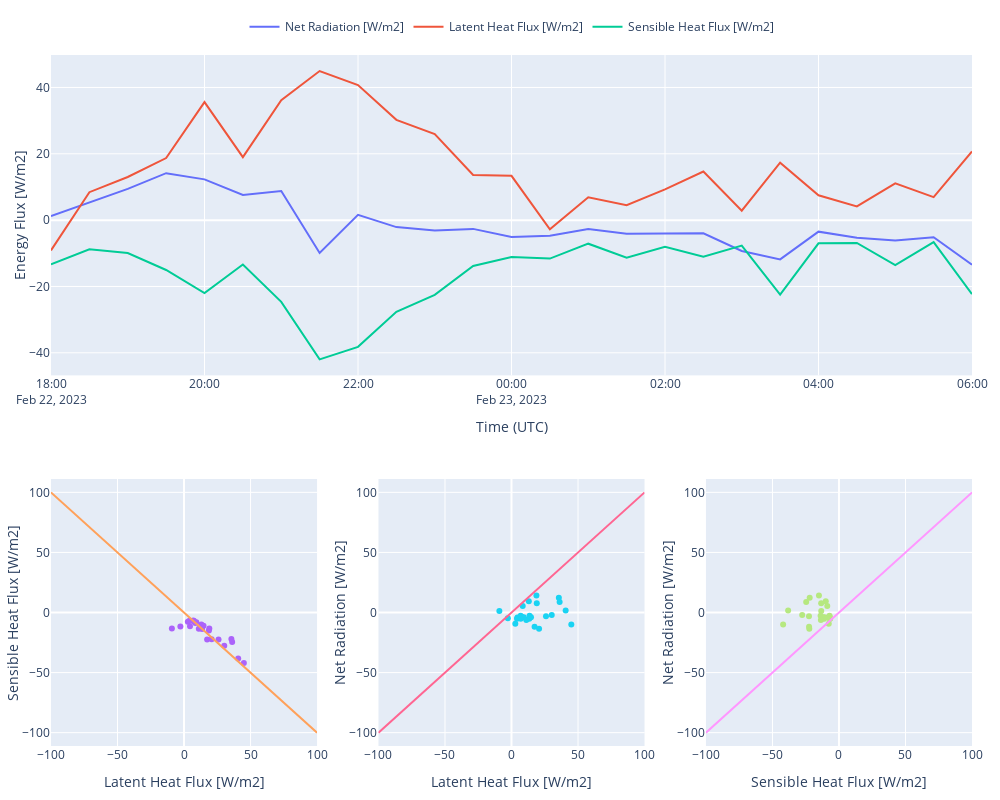

Source (notebook cell):
### Code cell
# now we will plot the net radiation and sensible/latent heat fluxes for these periods
# Create the subplots layout
fig = make_subplots(
    rows=2, cols=3,
    row_heights=[0.6, 0.5],  # The first row (top) is 60% of the height
    column_widths=[0.33, 0.33, 0.33],  # The two subplots in the bottom row are equal width
    specs=[[{"colspan": 3}, None, None],  # First subplot spans both columns
           [{}, {}, {}]]  # Second and third subplots occupy the second row
)
fig.add_trace(go.Scatter(x=sos_30min_rnet_sel.time.values, y=sos_30min_rnet_sel.values, mode='lines', name='Net Radiation [W/m2]'))
fig.add_trace(go.Scatter(x=sos_30min_latent_heat_sel.time.values, y=sos_30min_latent_heat_sel.values, mode='lines', name='Latent Heat Flux [W/m2]'))
fig.add_trace(go.Scatter(x=sos_30min_sensible_heat_sel.time.values, y=sos_30min_sensible_heat_sel.values, mode='lines', name='Sensible Heat Flux [W/m2]'))

# and lower left,
fig.add_trace(go.Scatter(x=sos_30min_latent_heat_sel.values, y=sos_30min_sensible_heat_sel.values, mode='markers', showlegend=False), row=2, col=1)
# add 1-1 line
fig.add_trace(go.Scatter(x=[-100, 100], y=[100, -100], mode='lines', showlegend=False), row=2, col=1)
# and lower center
fig.add_trace(go.Scatter(x=sos_30min_latent_heat_sel.values, y=sos_30min_rnet_sel.values, mode='markers', showlegend=False), row=2, col=2)
fig.add_trace(go.Scatter(x=[-100, 100], y=[-100, 100], mode='lines', showlegend=False), row=2, col=2)

# and lower right
fig.add_trace(go.Scatter(x=sos_30min_sensible_heat_sel.values, y=sos_30min_rnet_sel.values, mode='markers', showlegend=False), row=2, col=3)
fig.add_trace(go.Scatter(x=[-100, 100], y=[-100, 100], mode='lines', showlegend=False), row=2, col=3)

fig.update_layout(xaxis_title='Time (UTC)', yaxis_title='Energy Flux [W/m2]', width=1000, height=800)
fig.update_yaxes(title_text='Sensible Heat Flux [W/m2]', row=2, col=1)
fig.update_xaxes(title_text='Latent Heat Flux [W/m2]', row=2, col=1)
fig.update_yaxes(title_text='Net Radiation [W/m2]', row=2, col=2)
fig.update_xaxes(title_text='Latent Heat Flux [W/m2]', row=2, col=2)
fig.update_yaxes(title_text='Net Radiation [W/m2]', row=2, col=3)
fig.update_xaxes(title_text='Sensible Heat Flux [W/m2]', row=2, col=3)
# create a tight layout
fig.update_layout(margin=dict(l=20, r=20, t=50, b=20))
# move y axis labels to the right for all
fig.update_yaxes(title_standoff=0)
# move the legend to the top center
fig.update_layout(legend=dict(
    orientation="h",
    yanchor="bottom",
    y=1.02,
    xanchor="center",
    x=0.5
))

### Figure 1 — Plotly figure (JSON) as saved in the notebook; plotly's stock layout.template omitted (floating-point values rounded to 4 significant figures)
{"data": [{"mode": "lines", "name": "Net Radiation [W/m2]", "type": "scatter", "x": ["2023-02-22T18:00:00.000000000", "2023-02-22T18:30:00.000000000", "2023-02-22T19:00:00.000000000", "2023-02-22T19:30:00.000000000", "2023-02-22T20:00:00.000000000", "2023-02-22T20:30:00.000000000", "2023-02-22T21:00:00.000000000", "2023-02-22T21:30:00.000000000", "2023-02-22T22:00:00.000000000", "2023-02-22T22:30:00.000000000", "2023-02-22T23:00:00.000000000", "2023-02-22T23:30:00.000000000", "2023-02-23T00:00:00.000000000", "2023-02-23T00:30:00.000000000", "2023-02-23T01:00:00.000000000", "2023-02-23T01:30:00.000000000", "2023-02-23T02:00:00.000000000", "2023-02-23T02:30:00.000000000", "2023-02-23T03:00:00.000000000", "2023-02-23T03:30:00.000000000", "2023-02-23T04:00:00.000000000", "2023-02-23T04:30:00.000000000", "2023-02-23T05:00:00.000000000", "2023-02-23T05:30:00.000000000", "2023-02-23T06:00:00.000000000"], "y": [1.208, 5.379, 9.414, 14.16, 12.3, 7.609, 8.785, -9.908, 1.611, -2.107, -3.131, -2.64, -5.093, -4.689, -2.682, -4.099, -4.044, -3.972, -9.297, -11.84, -3.471, -5.294, -6.164, -5.166, -13.43]}, {"mode": "lines", "name": "Latent Heat Flux [W/m2]", "type": "scatter", "x": ["2023-02-22T18:00:00.000000000", "2023-02-22T18:30:00.000000000", "2023-02-22T19:00:00.000000000", "2023-02-22T19:30:00.000000000", "2023-02-22T20:00:00.000000000", "2023-02-22T20:30:00.000000000", "2023-02-22T21:00:00.000000000", "2023-02-22T21:30:00.000000000", "2023-02-22T22:00:00.000000000", "2023-02-22T22:30:00.000000000", "2023-02-22T23:00:00.000000000", "2023-02-22T23:30:00.000000000", "2023-02-23T00:00:00.000000000", "2023-02-23T00:30:00.000000000", "2023-02-23T01:00:00.000000000", "2023-02-23T01:30:00.000000000", "2023-02-23T02:00:00.000000000", "2023-02-23T02:30:00.000000000", "2023-02-23T03:00:00.000000000", "2023-02-23T03:30:00.000000000", "2023-02-23T04:00:00.000000000", "2023-02-23T04:30:00.000000000", "2023-02-23T05:00:00.000000000", "2023-02-23T05:30:00.000000000", "2023-02-23T06:00:00.000000000"], "y": [-9.129, 8.426, 13.02, 18.72, 35.59, 19.0, 36.18, 44.96, 40.71, 30.24, 25.93, 13.6, 13.36, -2.758, 6.878, 4.487, 9.264, 14.65, 2.867, 17.34, 7.503, 4.132, 11.11, 6.956, 20.73]}, {"mode": "lines", "name": "Sensible Heat Flux [W/m2]", "type": "scatter", "x": ["2023-02-22T18:00:00.000000000", "2023-02-22T18:30:00.000000000", "2023-02-22T19:00:00.000000000", "2023-02-22T19:30:00.000000000", "2023-02-22T20:00:00.000000000", "2023-02-22T20:30:00.000000000", "2023-02-22T21:00:00.000000000", "2023-02-22T21:30:00.000000000", "2023-02-22T22:00:00.000000000", "2023-02-22T22:30:00.000000000", "2023-02-22T23:00:00.000000000", "2023-02-22T23:30:00.000000000", "2023-02-23T00:00:00.000000000", "2023-02-23T00:30:00.000000000", "2023-02-23T01:00:00.000000000", "2023-02-23T01:30:00.000000000", "2023-02-23T02:00:00.000000000", "2023-02-23T02:30:00.000000000", "2023-02-23T03:00:00.000000000", "2023-02-23T03:30:00.000000000", "2023-02-23T04:00:00.000000000", "2023-02-23T04:30:00.000000000", "2023-02-23T05:00:00.000000000", "2023-02-23T05:30:00.000000000", "2023-02-23T06:00:00.000000000"], "y": [-13.34, -8.793, -9.922, -15.03, -22.0, -13.37, -24.64, -41.98, -38.2, -27.64, -22.55, -13.8, -11.13, -11.59, -7.103, -11.33, -8.009, -11.02, -7.659, -22.47, -6.995, -6.893, -13.58, -6.63, -22.3]}, {"mode": "markers", "showlegend": false, "type": "scatter", "x": [-9.129, 8.426, 13.02, 18.72, 35.59, 19.0, 36.18, 44.96, 40.71, 30.24, 25.93, 13.6, 13.36, -2.758, 6.878, 4.487, 9.264, 14.65, 2.867, 17.34, 7.503, 4.132, 11.11, 6.956, 20.73], "xaxis": "x2", "y": [-13.34, -8.793, -9.922, -15.03, -22.0, -13.37, -24.64, -41.98, -38.2, -27.64, -22.55, -13.8, -11.13, -11.59, -7.103, -11.33, -8.009, -11.02, -7.659, -22.47, -6.995, -6.893, -13.58, -6.63, -22.3], "yaxis": "y2"}, {"mode": "lines", "showlegend": false, "type": "scatter", "x": [-100, 100], "xaxis": "x2", "y": [100, -100], "yaxis": "y2"}, {"mode": "markers", "showlegend": false, "type": "scatter", "x": [-9.129, 8.426, 13.02, 18.72, 35.59, 19.0, 36.18, 44.96, 40.71, 30.24, 25.93, 13.6, 13.36, -2.758, 6.878, 4.487, 9.264, 14.65, 2.867, 17.34, 7.503, 4.132, 11.11, 6.956, 20.73], "xaxis": "x3", "y": [1.208, 5.379, 9.414, 14.16, 12.3, 7.609, 8.785, -9.908, 1.611, -2.107, -3.131, -2.64, -5.093, -4.689, -2.682, -4.099, -4.044, -3.972, -9.297, -11.84, -3.471, -5.294, -6.164, -5.166, -13.43], "yaxis": "y3"}, {"mode": "lines", "showlegend": false, "type": "scatter", "x": [-100, 100], "xaxis": "x3", "y": [-100, 100], "yaxis": "y3"}, {"mode": "markers", "showlegend": false, "type": "scatter", "x": [-13.34, -8.793, -9.922, -15.03, -22.0, -13.37, -24.64, -41.98, -38.2, -27.64, -22.55, -13.8, -11.13, -11.59, -7.103, -11.33, -8.009, -11.02, -7.659, -22.47, -6.995, -6.893, -13.58, -6.63, -22.3], "xaxis": "x4", "y": [1.208, 5.379, 9.414, 14.16, 12.3, 7.609, 8.785, -9.908, 1.611, -2.107, -3.131, -2.64, -5.093, -4.689, -2.682, -4.099, -4.044, -3.972, -9.297, -11.84, -3.471, -5.294, -6.164, -5.166, -13.43], "yaxis": "y4"}, {"mode": "lines", "showlegend": false, "type": "scatter", "x": [-100, 100], "xaxis": "x4", "y": [-100, 100], "yaxis": "y4"}], "layout": {"height": 800, "legend": {"orientation": "h", "x": 0.5, "xanchor": "center", "y": 1.02, "yanchor": "bottom"}, "margin": {"b": 20, "l": 20, "r": 20, "t": 50}, "width": 1000, "xaxis": {"anchor": "y", "domain": [0, 1], "title": {"text": "Time (UTC)"}}, "xaxis2": {"anchor": "y2", "domain": [0, 0.2889], "title": {"text": "Latent Heat Flux [W/m2]"}}, "xaxis3": {"anchor": "y3", "domain": [0.3556, 0.6444], "title": {"text": "Latent Heat Flux [W/m2]"}}, "xaxis4": {"anchor": "y4", "domain": [0.7111, 1], "title": {"text": "Sensible Heat Flux [W/m2]"}}, "yaxis": {"anchor": "x", "domain": [0.5364, 1], "title": {"standoff": 0, "text": "Energy Flux [W/m2]"}}, "yaxis2": {"anchor": "x2", "domain": [0, 0.3864], "title": {"standoff": 0, "text": "Sensible Heat Flux [W/m2]"}}, "yaxis3": {"anchor": "x3", "domain": [0, 0.3864], "title": {"standoff": 0, "text": "Net Radiation [W/m2]"}}, "yaxis4": {"anchor": "x4", "domain": [0, 0.3864], "title": {"standoff": 0, "text": "Net Radiation [W/m2]"}}}}
